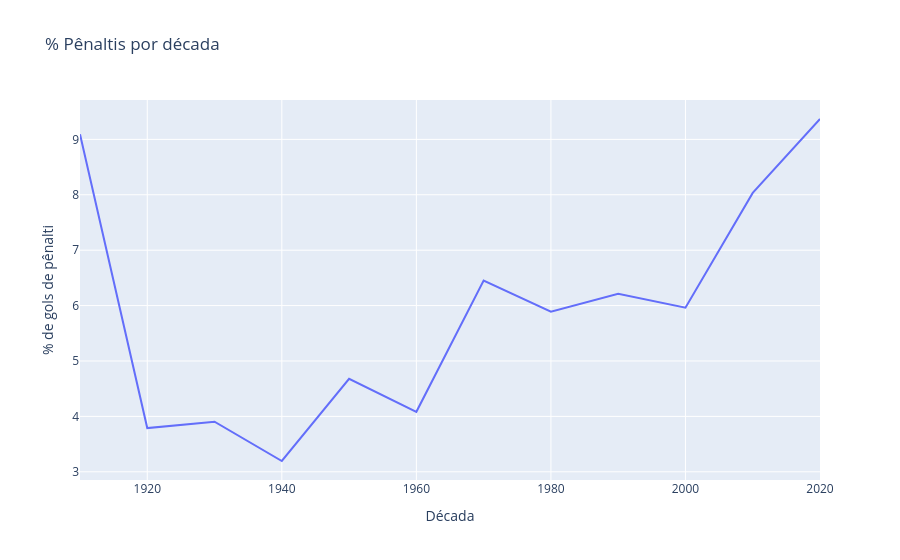

Notebook code cell kept with this figure:
### Code cell
px.line(x=penal_por_decada.index, y=penal_por_decada.values, 
        labels={'x':'Década','y':'% de gols de pênalti'},
        title='% Pênaltis por década').show()

### Figure 1 — Plotly figure (JSON) as saved in the notebook; plotly's stock layout.template omitted (floating-point values rounded to 4 significant figures)
{"data": [{"hovertemplate": "Década=%{x}<br>% de gols de pênalti=%{y}<extra></extra>", "legendgroup": "", "line": {"color": "#636efa", "dash": "solid"}, "marker": {"symbol": "circle"}, "mode": "lines", "name": "", "orientation": "v", "showlegend": false, "type": "scatter", "x": [1910, 1920, 1930, 1940, 1950, 1960, 1970, 1980, 1990, 2000, 2010, 2020], "xaxis": "x", "y": [9.091, 3.789, 3.904, 3.195, 4.679, 4.082, 6.451, 5.889, 6.211, 5.963, 8.034, 9.368], "yaxis": "y"}], "layout": {"legend": {"tracegroupgap": 0}, "title": {"text": "% Pênaltis por década"}, "xaxis": {"anchor": "y", "domain": [0, 1], "title": {"text": "Década"}}, "yaxis": {"anchor": "x", "domain": [0, 1], "title": {"text": "% de gols de pênalti"}}}}
